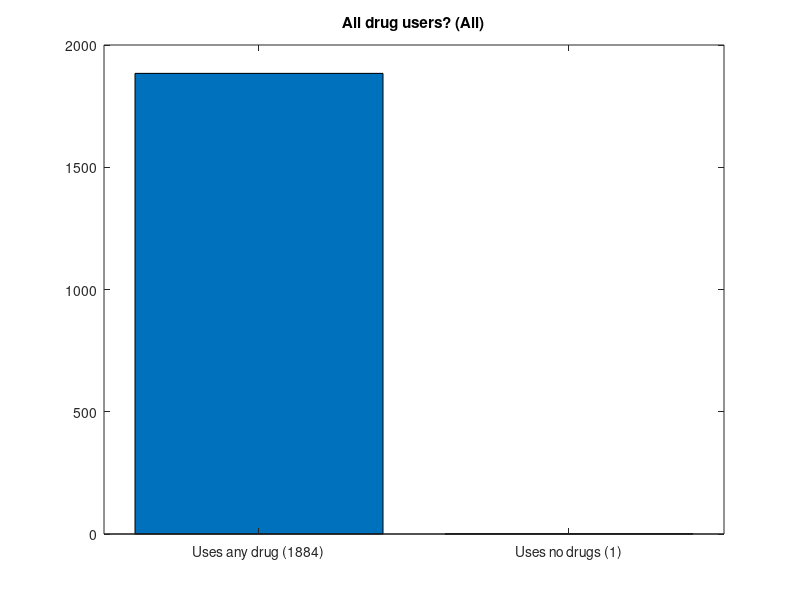
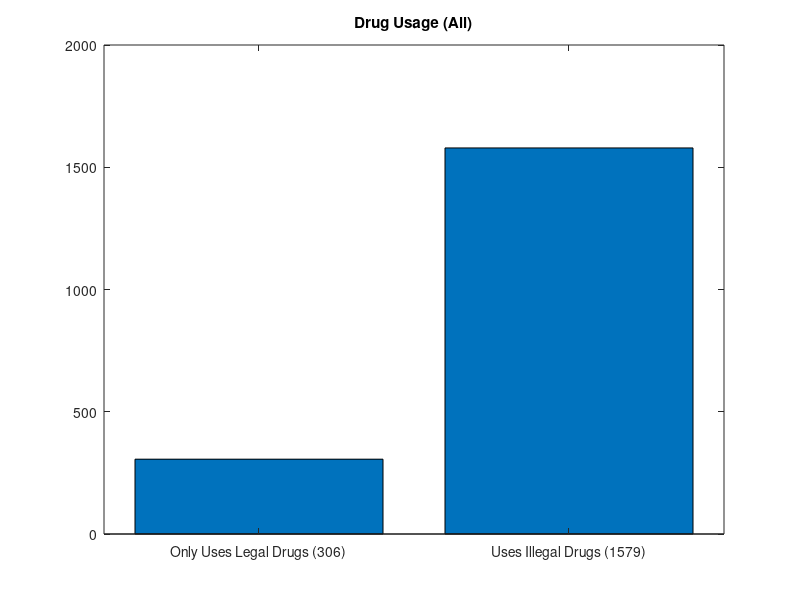
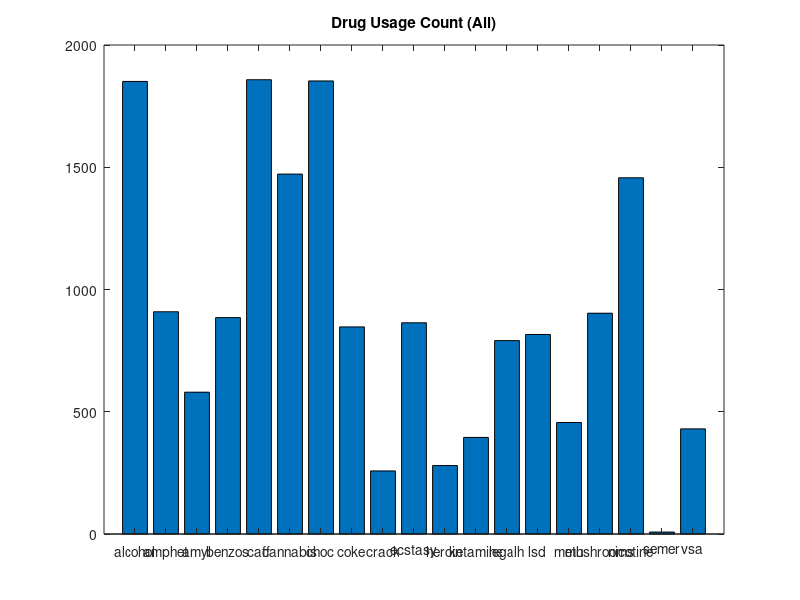

The MATLAB script that drew these images, in order:
clear all;
close all;
load('data.mat');

% Find out if all users are drug users
figure;
users = 0;
non_users = 0;
for i = 1:size(data,1)
    drug_usage = data(i,14:32);
    sdu = sum(drug_usage);
    if sdu == 0 % All drugs were 0, user does not use any
        non_users = non_users + 1;
    else
        users = users + 1;
    end
end
bar([users, non_users])
title('All drug users? (All)');
set(gca, 'XTickLabel', {sprintf('Uses any drug (%d)', users), ...
                        sprintf('Uses no drugs (%d)', non_users)});

% Find out legal from non-legal
% 1,5,7,13,17,18,19 legal but abused drugs
figure;
only_legal_users = 0;
illegal_users = 0;
for i = 1:size(data,1)
    drug_usage = data(i,14:32);
    sdu = sum(drug_usage(1,2:4)) + ...
          sum(drug_usage(1,6)) + ...
          sum(drug_usage(1,8:12)) + ...
          sum(drug_usage(1,14:16));
    if sdu == 0 % All drugs were 0, user does not use any illegal drugs
        only_legal_users = only_legal_users + 1;
    else
        illegal_users = illegal_users + 1;
    end
end
bar([only_legal_users, illegal_users])
title('Drug Usage (All)');
set(gca, 'XTickLabel', {sprintf('Only Uses Legal Drugs (%d)', only_legal_users), ...
                        sprintf('Uses Illegal Drugs (%d)', illegal_users)});

% How many people used a particular drug?
% What does drug distribution look like?
figure;
drug_usage_count = zeros(1,19);
for i = 1:size(data,1)
    drug_usage = data(i,14:32);
    usage = double(drug_usage >= 1);
    drug_usage_count = drug_usage_count + usage;
end

bar(drug_usage_count)
title('Drug Usage Count (All)');
set(gca, 'XTick', 1:19);
set(gca, 'XTickLabel', data_names(1, 14:32));